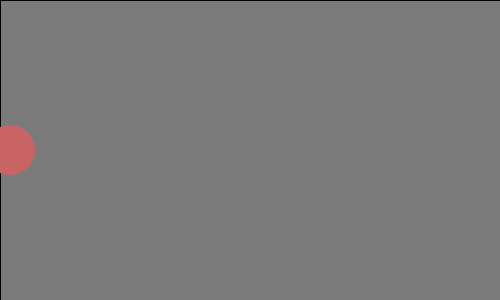
Frame 1 (no input)
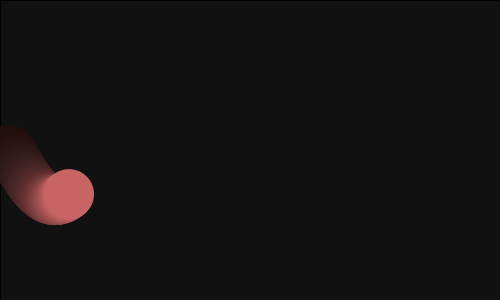
Frame 60 (the mouse pressed at the canvas centre just before this capture)
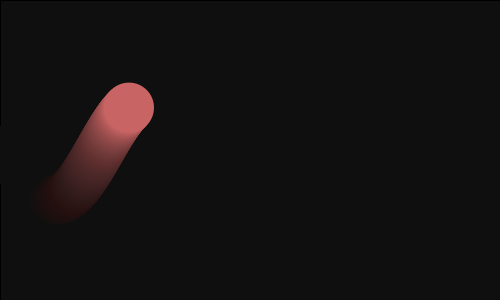
Frame 120 (the mouse held since frame 60 and released just before this capture)

The Processing sketch that drew these frames (run headless with seeded random() and noise(); from frame 60 on, the mouse is pressed at the canvas centre):

// Processing sketch: processing_137750
// ── processing_137750.pde

float px, py, px2, py2;
float angle, angle2;
float radius = 50;
float frequency = 2;
float frequency2 = 2;
float x, x2;


void setup(){
  size(500, 300);
  background (127);
}

void draw(){
  fill(0, 8);
  rect(0,0,width, height);
  noStroke();
  py = 150+sin(radians(angle))*(radius);
  fill(200,100,100);
  angle2 = 0;
  for (int i = 0; i< width; i++){
      py2 =sin(radians(angle2))*(radius);
    point(width+radius+i, py2);
    }

  noStroke();
  ellipse(width/radius+x, py, 50, 50);
  angle += frequency;
  x+=1;
  if (x>= width-60) {
    x = 0;
    angle = 0;
 
  }
}
